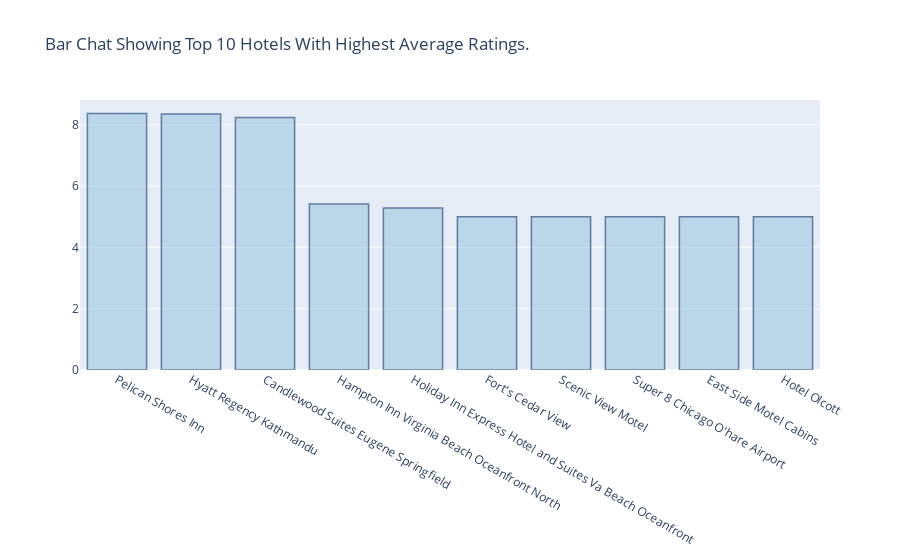

This figure's notebook cell:
### Code cell
# ploting the top 10 hotels with highiest avarage ratings
q2 = data.groupby('name')['reviews.rating'].mean().reset_index().sort_values(by='reviews.rating', ascending=False)[:10]
trace = go.Bar(
    x=q2['name'],
    y=q2['reviews.rating'],
    marker=dict(
        color='rgb(158,202,225)',
        line=dict(
            color='rgb(8,48,107)',
            width=1.5,
        )
    ),    
    opacity=0.6
)

data1 = [trace]

layout = go.Layout(
    title='Bar Chat Showing Top 10 Hotels With Highest Average Ratings.',
)

fig = go.Figure(data=data1, layout=layout)
py.iplot(fig, filename='hotel-reviews-highest-rating')

### Figure 1 — Plotly figure (JSON) as saved in the notebook; plotly's stock layout.template omitted (floating-point values rounded to 4 significant figures)
{"data": [{"marker": {"color": "rgb(158,202,225)", "line": {"color": "rgb(8,48,107)", "width": 1.5}}, "opacity": 0.6, "type": "bar", "x": ["Pelican Shores Inn", "Hyatt Regency Kathmandu", "Candlewood Suites Eugene Springfield", "Hampton Inn Virginia Beach Oceanfront North", "Holiday Inn Express Hotel and Suites Va Beach Oceanfront", "Fort's Cedar View", "Scenic View Motel", "Super 8 Chicago O'hare Airport", "East Side Motel Cabins", "Hotel Olcott"], "y": [8.369, 8.354, 8.242, 5.42, 5.285, 5, 5, 5, 5, 5]}], "layout": {"title": {"text": "Bar Chat Showing Top 10 Hotels With Highest Average Ratings."}}}
